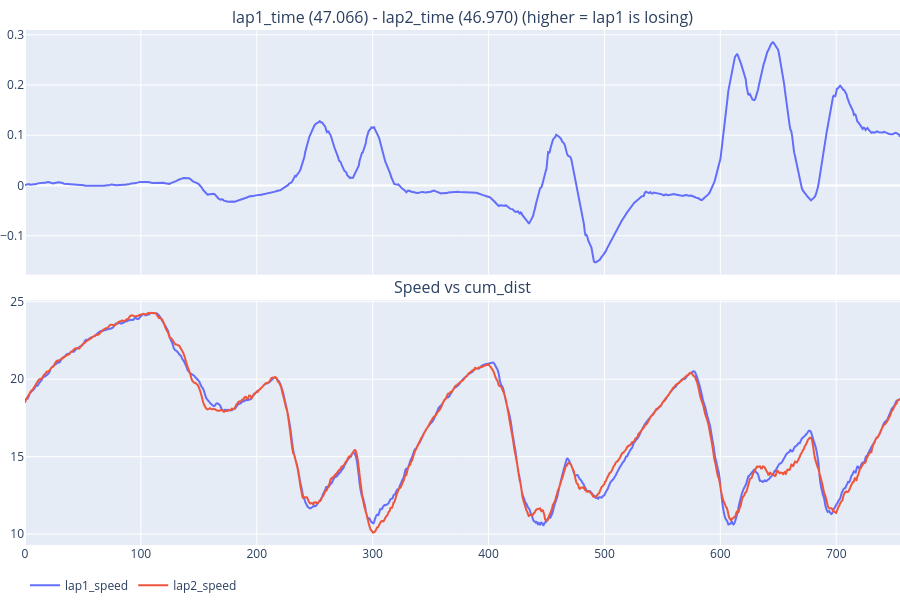

The notebook cell this image was saved under:
### Code cell
from plotly.subplots import make_subplots


data = pd.DataFrame(
    dict(
        x=np.array(cs.local(p.point).x for p in lap12.points),
        y=np.array(cs.local(p.point).y for p in lap12.points),
        x2=np.array(cs.local(p.point).x for p in lap2.points),
        y2=np.array(cs.local(p.point).y for p in lap2.points),
        cum_dist=lap2.cum_distances,
        lap1_time=np.array([p.time - lap12.points[0].time for p in lap12.points]),
        lap2_time=np.array([p.time - lap2.points[0].time for p in lap2.points]),
        lap1_speed=np.array([p.point.full_speed for p in lap12.points]),
        lap2_speed=np.array([p.point.full_speed for p in lap2.points]),
    )
).assign(
    delta=lambda d: d["lap1_time"]
    - d["lap2_time"]
    - d["lap1_time"].min()
    + d["lap2_time"].min(),
    lap1_time=lambda d: d["lap1_time"],
    lap2_time=lambda d: d["lap2_time"],
)


fig = make_subplots(
    rows=2,
    cols=1,
    shared_xaxes=True,
    vertical_spacing=0.05,
    subplot_titles=(
        f"lap1_time ({lap1.lap_time():.3f}) - lap2_time ({lap2.lap_time():.3f}) (higher = lap1 is losing)",
        "Speed vs cum_dist",
    ),
)

# Delta trace (row 1)
fig.add_trace(
    px.line(data, x="cum_dist", y="delta", hover_data=["lap1_time", "lap2_time"]).data[
        0
    ],
    row=1,
    col=1,
)

# Speed traces (row 2)
speed_fig = px.line(data, x="cum_dist", y=["lap1_speed", "lap2_speed"])
for trace in speed_fig.data:
    fig.add_trace(trace, row=2, col=1)

fig.update_layout(
    height=600,
    margin=dict(l=0, r=0, t=30, b=0),
    legend=dict(orientation="h", y=-0.05),
)
display(fig)

### Figure 1 — Plotly figure (JSON) as saved in the notebook; plotly's stock layout.template omitted (floating-point values rounded to 4 significant figures; data arrays with more than 128 entries replaced by an {"elided": "..."} marker saying what was removed)
{"data": [{"customdata": {"elided": "854x2 float values"}, "hovertemplate": "cum_dist=%{x}<br>delta=%{y}<br>lap1_time=%{customdata[0]}<br>lap2_time=%{customdata[1]}<extra></extra>", "legendgroup": "", "line": {"color": "#636efa", "dash": "solid"}, "marker": {"symbol": "circle"}, "mode": "lines", "name": "", "orientation": "v", "showlegend": false, "type": "scatter", "x": {"elided": "854 float values"}, "xaxis": "x", "y": {"elided": "854 float values"}, "yaxis": "y"}, {"hovertemplate": "variable=lap1_speed<br>cum_dist=%{x}<br>value=%{y}<extra></extra>", "legendgroup": "lap1_speed", "line": {"color": "#636efa", "dash": "solid"}, "marker": {"symbol": "circle"}, "mode": "lines", "name": "lap1_speed", "showlegend": true, "type": "scattergl", "x": {"elided": "854 float values"}, "xaxis": "x2", "y": {"elided": "854 float values"}, "yaxis": "y2"}, {"hovertemplate": "variable=lap2_speed<br>cum_dist=%{x}<br>value=%{y}<extra></extra>", "legendgroup": "lap2_speed", "line": {"color": "#EF553B", "dash": "solid"}, "marker": {"symbol": "circle"}, "mode": "lines", "name": "lap2_speed", "showlegend": true, "type": "scattergl", "x": {"elided": "854 float values"}, "xaxis": "x2", "y": {"elided": "854 float values"}, "yaxis": "y2"}], "layout": {"annotations": [{"font": {"size": 16}, "showarrow": false, "text": "lap1_time (47.066) - lap2_time (46.970) (higher = lap1 is losing)", "x": 0.5, "xanchor": "center", "xref": "paper", "y": 1, "yanchor": "bottom", "yref": "paper"}, {"font": {"size": 16}, "showarrow": false, "text": "Speed vs cum_dist", "x": 0.5, "xanchor": "center", "xref": "paper", "y": 0.475, "yanchor": "bottom", "yref": "paper"}], "height": 600, "legend": {"orientation": "h", "y": -0.05}, "margin": {"b": 0, "l": 0, "r": 0, "t": 30}, "xaxis": {"anchor": "y", "domain": [0, 1], "matches": "x2", "showticklabels": false}, "xaxis2": {"anchor": "y2", "domain": [0, 1]}, "yaxis": {"anchor": "x", "domain": [0.525, 1]}, "yaxis2": {"anchor": "x2", "domain": [0, 0.475]}}}
